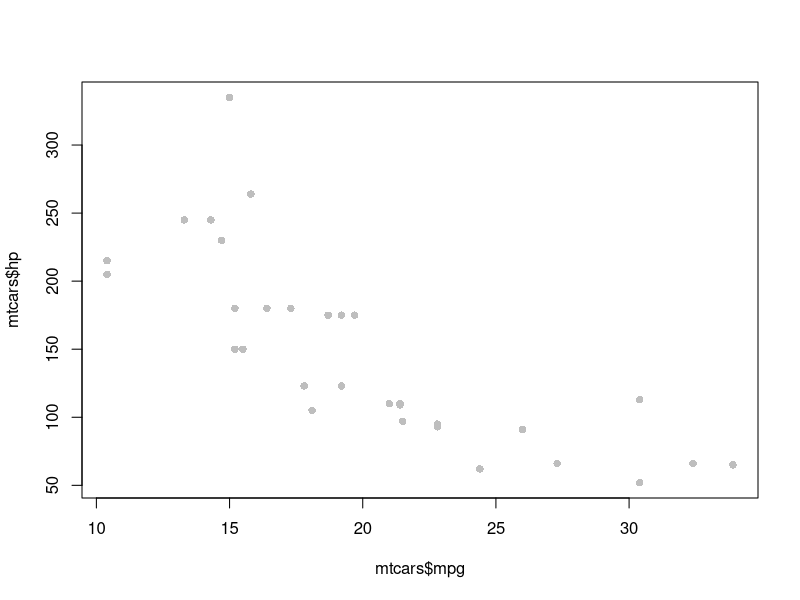
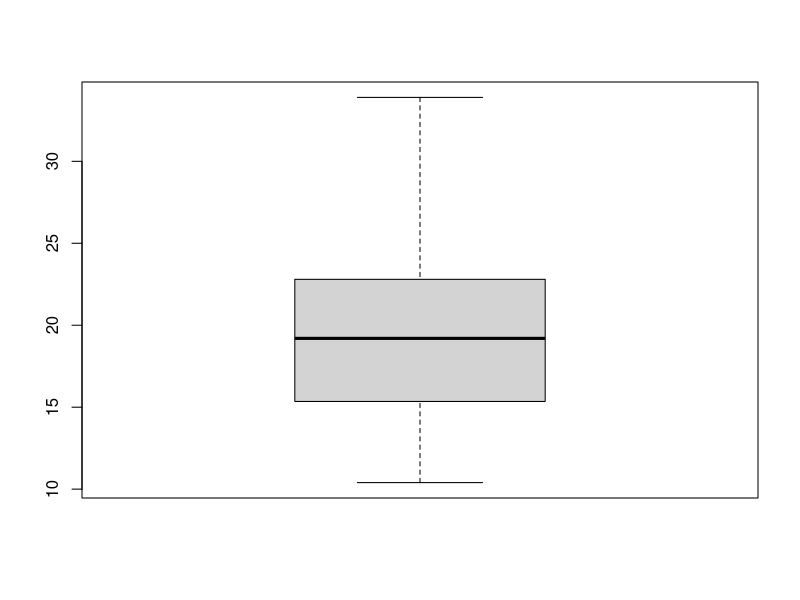
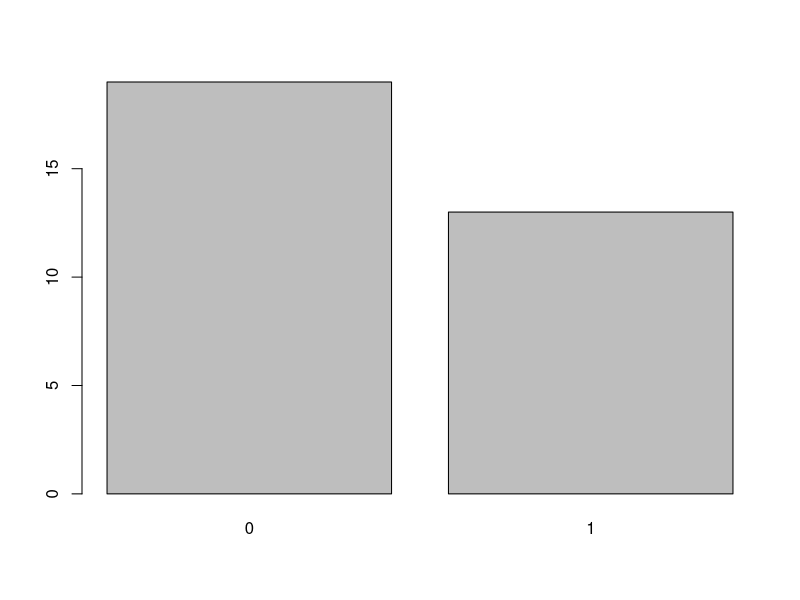
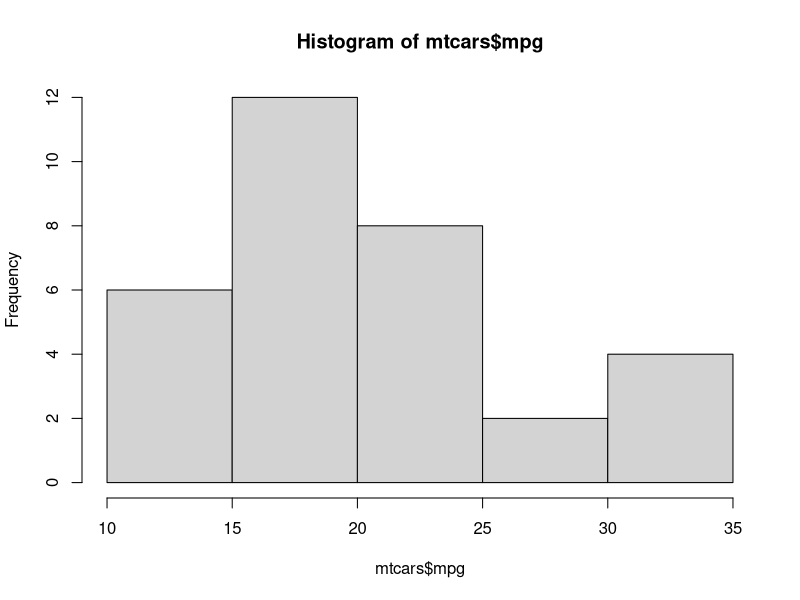
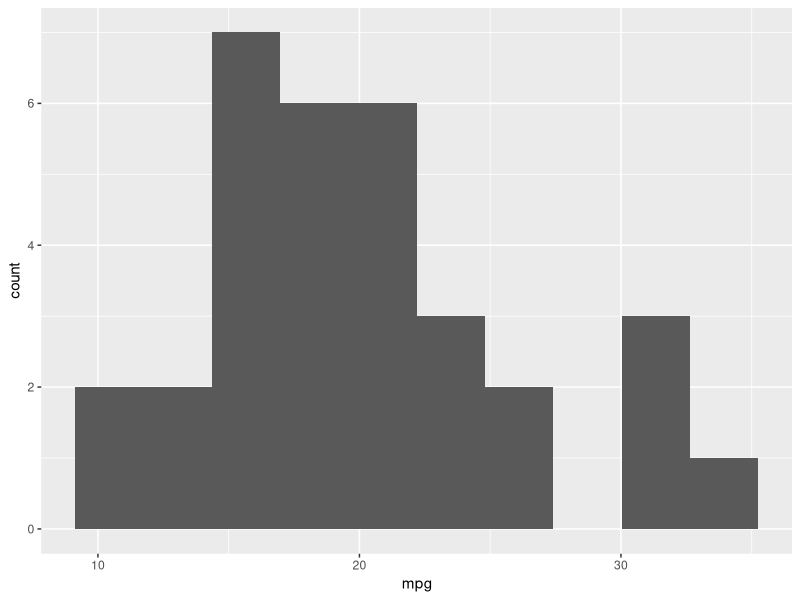
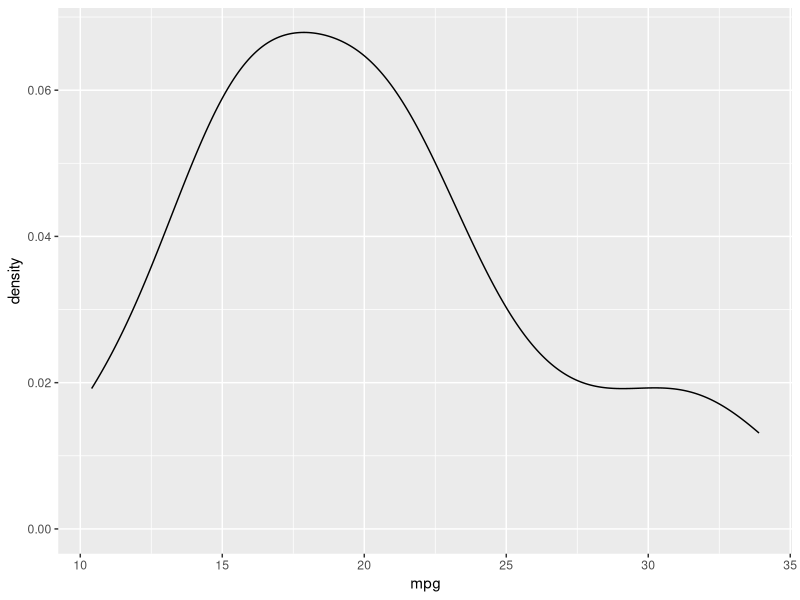
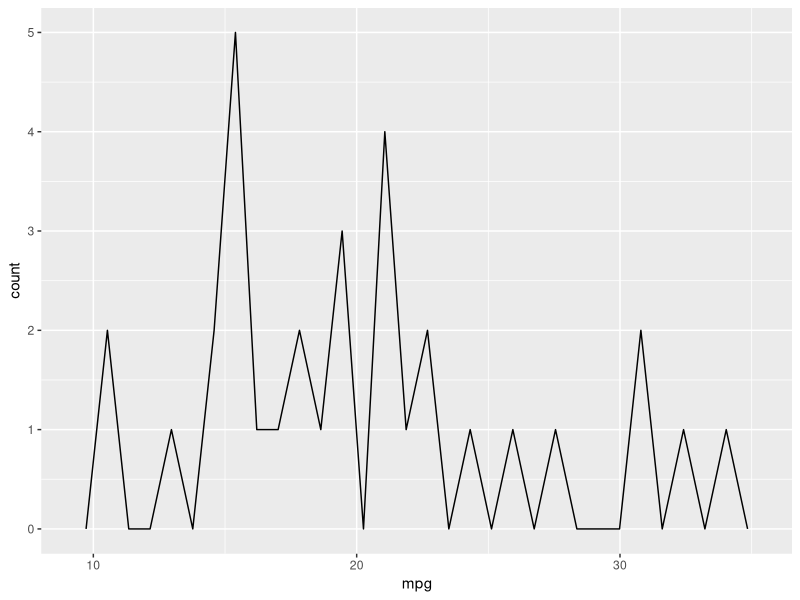
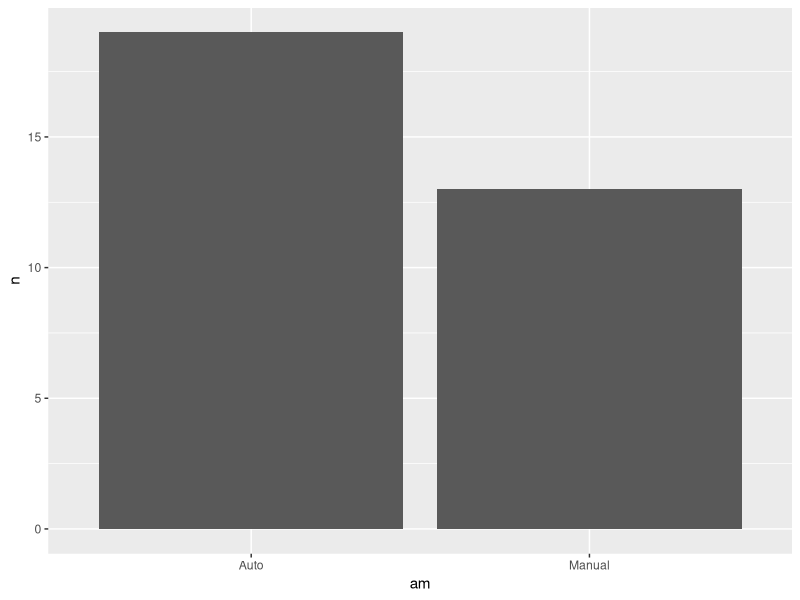

Generate these figures, in order, with R:
library (tidyverse)

#data visualization
#ggplot => grammar of graphic

#----------------------base R visualization---------------------
plot(mtcars$mpg, mtcars$hp, pch=16, col="grey")

boxplot(mtcars$mpg)

t1 <- table (mtcars$am) #สร้างตารางความถึ่
barplot(t1)

hist(mtcars$mpg)



#---------------------- ggplot -------------------------------
# get mtcars, mapping mpg into x-axis, create histogram, no. of bins (default at 30)
ggplot(data = mtcars, mapping = aes(x=mpg)) +
  geom_histogram(bins=10)

ggplot(data = mtcars, mapping = aes(x=mpg)) +
  geom_density()

ggplot(data = mtcars, mapping = aes(x=mpg)) +
  geom_freqpoly()


p1 <- ggplot(mtcars, aes(mpg)) +
  geom_histogram()

p2 <- ggplot(mtcars, aes(hp)) +
  geom_histogram(bins=10)

mtcars %>%
  filter (hp <=100) %>%
  count()

# approach01 summary table + geom_col()
#create chart with not number, then pipe into ggplot
mtcars %>%
  mutate (am = ifelse(am==0, "Auto", "Manual")) %>%
  count(am) %>%
  ggplot (aes(am,n)) + 
  geom_col()

# or
t2 <- mtcars %>%
  mutate (am = ifelse(am==0, "Auto", "Manual")) %>%
  count(am)
  ggplot (t2, aes(x=am,y=n)) + 
  geom_col()
  

# approach02 geom_bar
  mtcars <- mtcars %>%
    mutate (am = ifelse(am==0, "Auto", "Manual"))
  
  ggplot (mtcars,  aes(am))+
    geom_bar()
  
  
  
# two variable, numeric
# scatter plot
  
ggplot (mtcars, aes (x=hp, y=mpg)) +
  geom_point(col="red", size=5)



# ordinal factor
temp <- c("high", "med", "low", "high")
temp <- factor(temp, levels = c("low", "med", "high"), ordered = TRUE)


# categorical factor
gender <- c ("m", "f", "m")
gender <- factor(gender)


glimpse(diamonds)

# frequency table
diamonds %>%
  count(cut, color, clarity)

# sample
set.seed(42) #lock result of sample otherwise it will be changed every time
diamonds %>%
  sample_n(5)

# sample fraction 1 is all, 0.5 is half or 50%
diamonds %>%
  sample_frac(0.5)

#sample slice, specific line
diamonds %>%
  slice(1:5)

#relationship (pattern)
ggplot (diamonds %>% sample_n(5000), aes(carat, price)) +
  geom_point() +
  geom_smooth(method = "loess") + #method="lm" linear
  geom_rug() #indicate density in XY axis


#setting vs. mapping
ggplot (diamonds, aes(price)) +
  geom_histogram(bins=100, fill="#2585F9")

# setting คือการกำหนดลักษณะต่างๆ
ggplot (diamonds %>% sample_n(500),
        aes (carat, price))+
  geom_point (size=5, alpha=0.2, col="red")


# mapping คือการดึง col เข้าไปใน map ใน elementของ chart ใช้บ่อยๆคือ color, shape
ggplot (diamonds %>% sample_n(500),
        mapping = aes (carat, price, col=cut))+
  geom_point (size=5, alpha=0.5)

# mapping 
ggplot (diamonds %>% sample_n(500),
        mapping = aes (carat, price, col=cut, shape=cut))+
  geom_point (size=5, alpha=0.5)


#change theme
ggplot (diamonds %>% sample_n(500),
        mapping = aes (carat, price, col=cut))+
  geom_point (size=5, alpha=0.5) +
  theme_minimal() +
  labs (
    title = "Relationship between carat and price",
    x = "Carat",
    y = "Price USD",
    subtitle = "We found a positive releation",
    caption = "Datasource: diamonds ggplot2"
  ) +
  scale_color_brewer(type="qual", palette=1)



#map color scale with number
ggplot (mtcars, mapping=aes(hp, mpg, col=wt))+
  geom_point(size=5, alpha=0.7) +
  theme_minimal() +
  scale_color_gradient(low="gold", high="purple")


#facet
ggplot (diamonds %>% sample_n(5000), aes (carat,price))+
  geom_point(alpha=0.5)+
  geom_smooth(col="red", fill="gold")+
  theme_minimal()+
  facet_wrap(~cut, ncol=3)

ggplot (diamonds %>% sample_n(30000), aes (carat,price))+
  geom_point(alpha=0.3)+
  geom_smooth(col="red")+
  theme_minimal()+
  facet_wrap(cut ~ color)

#combine charts
library (patchwork)
library (ggplot2)

p1 <- qplot (mpg, data=mtcars, geom="histogram", bins=10)
p2 <- qplot (hp, mpg, data=mtcars, geom="point")
p3 <- qplot (hp, data=mtcars, geom="density")

# patchwork to manage charts
p1 + p2 + p3
(p1 + p2) /p3
